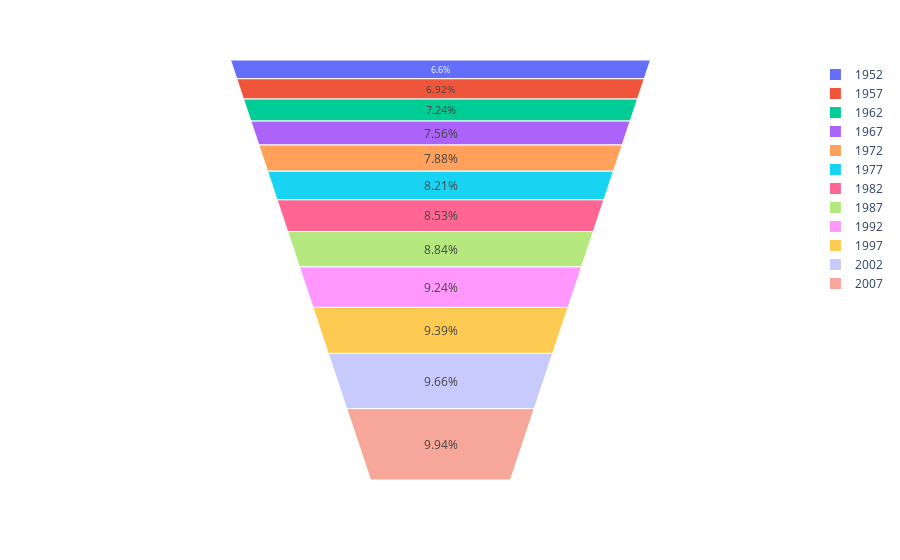

Notebook source saved alongside this figure:
### Code cell
fig = px.funnel_area(names=df['year'],
                     values=df['lifeExp'])
fig.show()

### Figure 1 — Plotly figure (JSON) as saved in the notebook; plotly's stock layout.template omitted (floating-point values rounded to 4 significant figures)
{"data": [{"domain": {"x": [0, 1], "y": [0, 1]}, "hovertemplate": "label=%{label}<br>value=%{value}<extra></extra>", "labels": [1952, 1957, 1962, 1967, 1972, 1977, 1982, 1987, 1992, 1997, 2002, 2007], "legendgroup": "", "name": "", "showlegend": true, "type": "funnelarea", "values": [43.44, 45.56, 47.67, 49.8, 51.93, 54.04, 56.16, 58.24, 60.84, 61.82, 63.61, 65.48]}], "layout": {"legend": {"tracegroupgap": 0}, "margin": {"t": 60}}}
